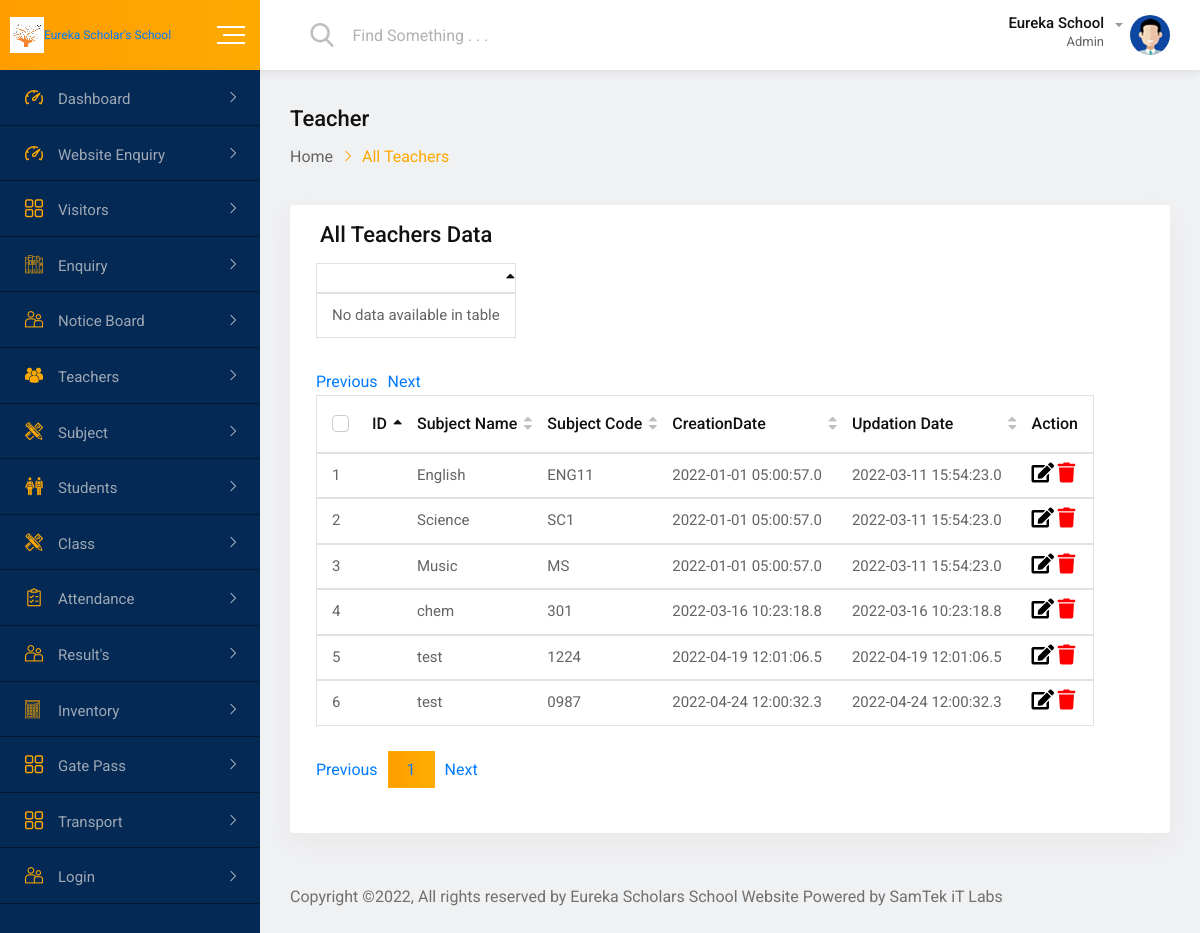
Screenshot of /all-subject.php with the database file from the repository.
### tables this page shows
CREATE TABLE `tblsubjects` (
  `id` int(200) NOT NULL,
  `SubjectName` varchar(100) NOT NULL,
  `SubjectCode` varchar(100) NOT NULL,
  `Creationdate` timestamp(1) NOT NULL DEFAULT current_timestamp(1),
  `UpdationDate` timestamp(1) NOT NULL DEFAULT current_timestamp(1)
);

### all-subject.php (the view, shortened to what this page needs)
<?php
include 'db.php';
?>
<!doctype html>
<html class="no-js" lang="">
<head>
    <link rel="stylesheet" href="css/normalize.css">
    <link rel="stylesheet" href="css/main.css">
    <link rel="stylesheet" href="css/bootstrap.min.css">
    <link rel="stylesheet" href="css/all.min.css">
    <link rel="stylesheet" href="fonts/flaticon.css">
    <link rel="stylesheet" href="css/fullcalendar.min.css">
    <link rel="stylesheet" href="css/animate.min.css">
    <link rel="stylesheet" href="style.css">
</head>
<body>
    <div id="wrapper" class="wrapper bg-ash">
        <div class="navbar navbar-expand-md header-menu-one bg-light">
            <div class="nav-bar-header-one">
                <div class="header-logo">
                    <a href="index1.php">
                        <img src="img/icon.png" alt="logo"><span style="font-size:1vw","color:red;">Eureka Scholar's School</span>
                     </a>
                </div>
                <div class="toggle-button sidebar-toggle">
                    <button type="button" class="item-link">
                        <span class="btn-icon-wrap">
                            <span></span>
                            <span></span>
                            <span></span>
                        </span>
                    </button>
                </div>
            </div>
            <div class="header-main-menu collapse navbar-collapse" id="mobile-navbar">
                <ul class="navbar-nav">
                    <li class="navbar-item header-search-bar">
                        <div class="input-group stylish-input-group">
                            <span class="input-group-addon">
                                <button type="submit">
                                    <span class="flaticon-search" aria-hidden="true"></span>
                            </button>
                            </span>
                            <input type="text" class="form-control" placeholder="Find Something . . .">
                        </div>
                    </li>
                </ul>
                <ul class="navbar-nav">
                    <li class="navbar-item dropdown header-admin">
                        <a class="navbar-nav-link dropdown-toggle" href="#" role="button" data-toggle="dropdown" aria-expanded="false">
                            <div class="admin-title">
                                <h5 class="item-title">Eureka School</h5>
                                <span>Admin</span>
                            </div>
                            <div class="admin-img">
                                <img src="img/figure/admin.jpg" alt="Admin">
                            </div>
                        </a>
                    </li>
                     </div>
                        </div>
            </div>
        <div class="dashboard-page-one">
            <div class="sidebar-main sidebar-menu-one sidebar-expand-md sidebar-color">
                <div class="sidebar-menu-content">
                    <ul class="nav nav-sidebar-menu sidebar-toggle-view">
                        <li class="nav-item sidebar-nav-item">
                            <a href="index1.php" class="nav-link"><i class="flaticon-dashboard"></i><span>Dashboard</span></a>
                        </li>
						<li class="nav-item sidebar-nav-item">
                            <a href="enquiry.php" class="nav-link"><i class="flaticon-dashboard"></i><span>Website Enquiry</span></a>
                         </li>
						<li class="nav-item sidebar-nav-item">
                            <a href="#" class="nav-link"><i class="flaticon-menu-1"></i><span>Visitors</span></a>
                        </li>
						<li class="nav-item sidebar-nav-item">
                            <a href="#" class="nav-link"><i class="flaticon-books"></i><span>Enquiry</span></a>
                        </li>
						<li class="nav-item sidebar-nav-item">
                            <a href="#" class="nav-link"><i class="flaticon-couple"></i><span>Notice Board</span></a>
                        </li>
						<li class="nav-item sidebar-nav-item">
                            <a href="#" class="nav-link"><i
                                    class="flaticon-multiple-users-silhouette"></i><span>Teachers</span></a>
                        </li>
						<li class="nav-item sidebar-nav-item">
                            <a href="#" class="nav-link"><i
                                    class="flaticon-maths-class-materials-cross-of-a-pencil-and-a-ruler"></i><span>Subject</span></a>
                        </li>
                        <li class="nav-item sidebar-nav-item">
                            <a href="#" class="nav-link"><i class="flaticon-classmates"></i><span>Students</span></a>
                        </li>
                        <li class="nav-item sidebar-nav-item">
                            <a href="#" class="nav-link"><i
                                    class="flaticon-maths-class-materials-cross-of-a-pencil-and-a-ruler"></i><span>Class</span></a>
                        </li>
						<li class="nav-item sidebar-nav-item">
                            <a href="#" class="nav-link"><i class="flaticon-shopping-list"></i><span>Attendance</span></a>
                        </li>
                        <li class="nav-item sidebar-nav-item">
                            <a href="#" class="nav-link"><i class="flaticon-couple"></i><span>Result's</span></a>
                        </li>
                        <li class="nav-item sidebar-nav-item">
                            <a href="#" class="nav-link"><i class="flaticon-technological"></i><span>Inventory</span></a>
                        </li>
                        <li class="nav-item sidebar-nav-item">
                            <a href="#" class="nav-link"><i class="flaticon-menu-1"></i><span>Gate Pass</span></a>
                        </li>
                        <li class="nav-item sidebar-nav-item">
                            <a href="#" class="nav-link"><i class="flaticon-menu-1"></i><span>Transport</span></a>
                        </li>
                        <li class="nav-item sidebar-nav-item">
                            <a href="#" class="nav-link"><i class="flaticon-couple"></i><span>Login</span></a>
                        </li>
                    </ul>
                </div>
            </div>
            <div class="dashboard-content-one">
                <div class="breadcrumbs-area">
                    <h3>Teacher</h3>
                    <ul>
                        <li>
                            <a href="index1.php">Home</a>
                        </li>
                        <li>All Teachers</li>
                    </ul>
                </div>
                <div class="card height-auto">
                    <div class="card-body">
                        <div class="heading-layout1">
                            <div class="item-title">
                                <h3>All Teachers Data</h3>
                            </div>
                        </div>
                        <form class="mg-b-20">
                            <div class="row gutters-8">
                               <table class="table display data-table text-nowrap">
                            </div>
                        </form>
                        <div class="table-responsive">
                            <table class="table display data-table text-nowrap">
                                <thead>
                                    <tr>
                                        <th>
                                            <div class="form-check">
                                                <label class="form-check-label">ID</label>
                                            </div>
                                        </th>
                                             <th>Subject Name</th>
                                             <th>Subject Code</th>
                                             <th>CreationDate</th>
                                             <th>Updation Date</th>
                                             <th>Action</th>
                                            </tr>
                                        </thead>
										 <?php
				  $i=1;
				  $results1 = mysqli_query($conn, "select * from tblsubjects");
                  while ($row1 = mysqli_fetch_array($results1)) {
				  ?>
                                        <tbody id="geeks">
                                            <tr>
                                                <td><?php echo $i; ?></td>
						  <td><?php echo $row1['SubjectName'];?></td>
						  <td><?php echo $row1['SubjectCode'];?></td>
                          <td><?php echo $row1['Creationdate'];?></td>
                          <td><?php echo $row1['UpdationDate'];?></td>
                          <td><a href="update-subject.php?Subjectid=<?php echo $row1['id']; ?>" ><i class="fa fa-edit" style="font-size: 20px;color: black"></i></a>
						  <a href="delete-subject.php?Subjectid=<?php echo $row1['id']; ?>" ><i class="fa fa-trash" onclick="doconfirm()" style="font-size: 20px;color: red;" ></i></a></td>
							<?php $i++;  } ?>
                                            </tr>
                                </tbody>
                            </table>
                        </div>
                    </div>
                </div>
                <footer class="footer-wrap-layout1">
                    <div class="copyright">Copyright ©2022, All rights reserved by Eureka Scholars School Website Powered by SamTek iT Labs</a></div>
                </footer>
            </div>
        </div>
</body>
</html>

### css/main.css (style rules this page uses)
html { color: #222; font-size: 1em; line-height: 1.4; }
audio, canvas, iframe, img, svg, video { vertical-align: middle; }

### rows the page displays
tblsubjects: SubjectName "English", SubjectCode "ENG11", Creationdate "2022-01-01 05:00:57.0", UpdationDate "2022-03-11 15:54:23.0"
tblsubjects: SubjectName "Science", SubjectCode "SC1", Creationdate "2022-01-01 05:00:57.0", UpdationDate "2022-03-11 15:54:23.0"
tblsubjects: SubjectName "Music", SubjectCode "MS", Creationdate "2022-01-01 05:00:57.0", UpdationDate "2022-03-11 15:54:23.0"
tblsubjects: SubjectName "chem", SubjectCode "301", Creationdate "2022-03-16 10:23:18.8", UpdationDate "2022-03-16 10:23:18.8"
tblsubjects: SubjectName "test", SubjectCode "1224", Creationdate "2022-04-19 12:01:06.5", UpdationDate "2022-04-19 12:01:06.5"
tblsubjects: SubjectName "test", SubjectCode "0987", Creationdate "2022-04-24 12:00:32.3", UpdationDate "2022-04-24 12:00:32.3"
